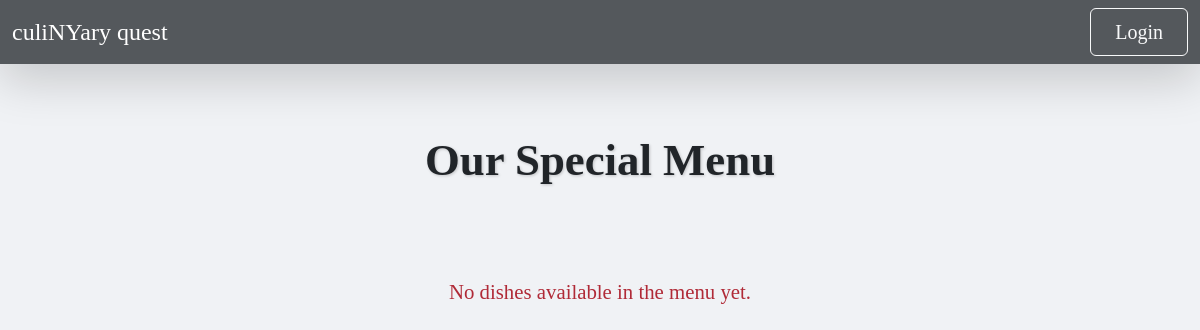
/menu/, run on an earlier commit of the app's database.
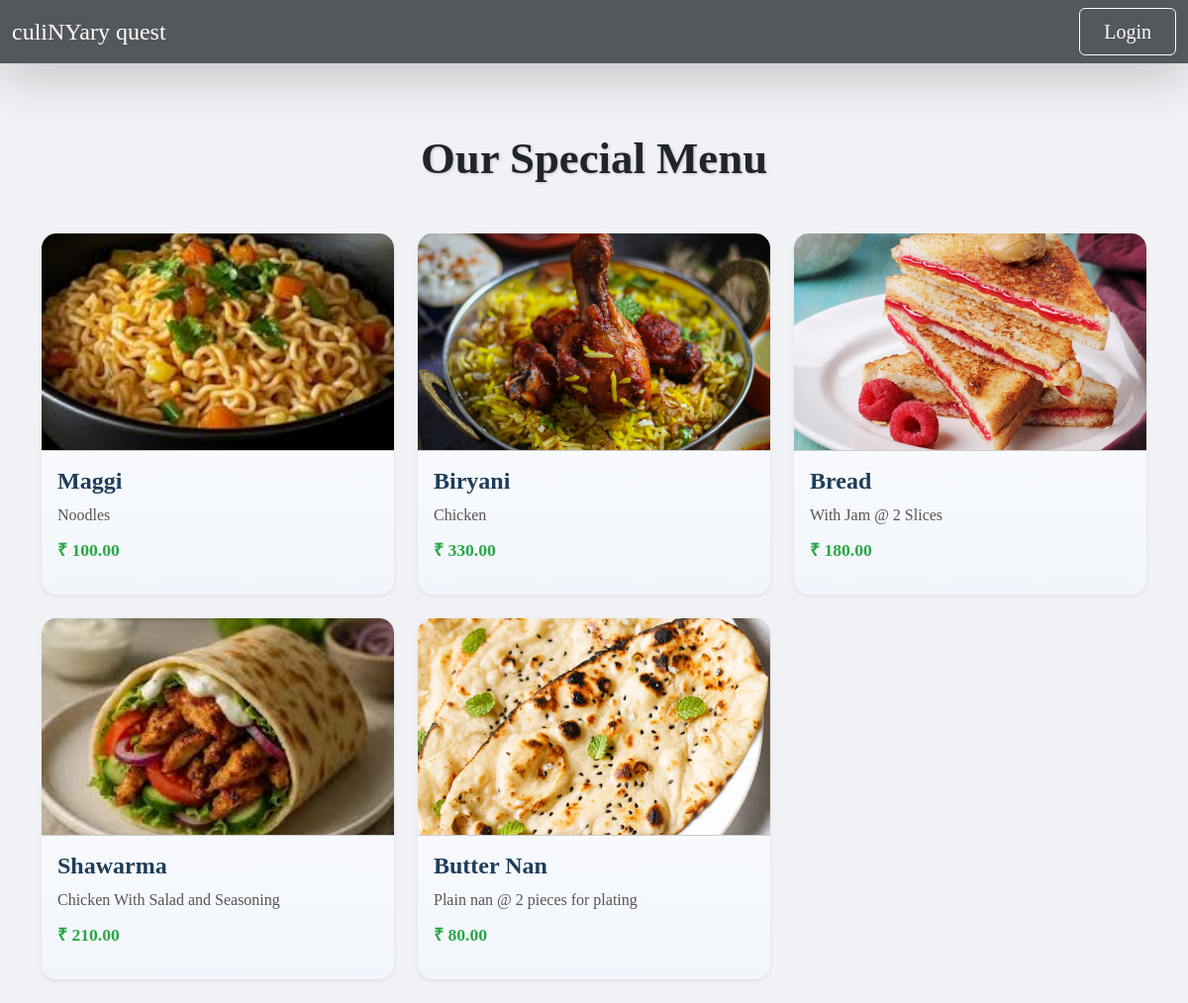
And on a later commit of the database.
### vege/models.py (models this page shows, shortened)
class Recepie(models.Model):
    user = models.ForeignKey(User, on_delete=models.SET_NULL, null=True, blank=True)
    receipe_name = models.CharField(max_length=100)
    receipe_description = models.TextField()
    receipe_image = models.ImageField(upload_to="receipes/", null=True, blank=True)
    receipe_price = models.DecimalField(max_digits=6, decimal_places=2, null=True, blank=True)  # New Field

### home/views.py (the view)
# urls.py: path('menu/',menu_card, name='menu-card'),
def menu_card(request):
    dishes = Recepie.objects.all()
    return render(request, 'home/menu_card.html', {'dishes': dishes})

### home/templates/home/menu_card.html (shortened to what this page needs)
{% extends "base.html" %}
{% load static %}
{% block start %}
<div class="container mt-5 pt-4">
  <h2 class="text-center mb-5 menu-title">Our Special Menu</h2>
  <div class="row">
    {% for dish in dishes %}
      <div class="col-md-4 mb-4">
        <div class="card h-100 shadow-sm">
          {% if dish.receipe_image %}
            <img src="{{ dish.receipe_image.url }}" class="card-img-top" alt="{{ dish.receipe_name }}">
          {% else %}
            <img src="{% static 'default_food.jpg' %}" class="card-img-top" alt="No image">
          {% endif %}
          <div class="card-body">
            <h5 class="card-title">{{ dish.receipe_name }}</h5>
            <p class="card-text">{{ dish.receipe_description|truncatechars:100 }}</p>
            {% if dish.receipe_price %}
              <p class="price-text">₹ {{ dish.receipe_price }}</p>
            {% endif %}
          </div>
        </div>
      </div>
    {% empty %}
      <p class="text-center no-dishes">No dishes available in the menu yet.</p>
    {% endfor %}
  </div>
</div>
{% endblock %}

### home/templates/base.html (shortened to what this page needs)
<!DOCTYPE html>
<html lang="en">
<head>
  <link href="https://cdn.jsdelivr.net/npm/bootstrap@5.3.0/dist/css/bootstrap.min.css" rel="stylesheet">
  <link href="https://cdn.jsdelivr.net/npm/bootstrap-icons@1.10.5/font/bootstrap-icons.css" rel="stylesheet">
</head>
<body>
<nav class="navbar navbar-expand-lg bg-dark bg-opacity-75 fixed-top shadow-lg">
  <div class="container-fluid">
    <a class="navbar-brand text-white fs-4" href="/home/"> culiNY</b>ary quest</a>
    <form class="d-flex" role="search">
      {% if request.user.is_authenticated %}
        <a href="/logout/" class="btn btn-outline-light fs-5 px-4 py-2 btn-animated">Logout</a>
      {% else %}
        <a href="/login/" class="btn btn-outline-light fs-5 px-4 py-2 btn-animated">Login</a>
      {% endif %}
    </form>
  </div>
</nav>
  {% block start %}
  {% endblock %}
</body>
</html>

### home/templates/base.html (style rules this page uses)
body { margin-top:70px; }

### home/templates/home/menu_card.html (style rules this page uses)
body { font-family: 'Times New Roman', serif; background-color: #f0f2f5; }
.menu-title { font-size: 2.8rem; font-weight: bold; margin-top: 40px; text-shadow: 1px 1px 3px rgba(0, 0, 0, 0.2); }
.card { border: none; border-radius: 15px; overflow: hidden; transition: transform 0.3s ease, box-shadow 0.3s ease; background: linear-gradient(to bottom, #ffffff, #f2f6fc); }
.card-img-top { height: 220px; object-fit: cover; border-bottom: 1px solid #ccc; }
.card-title { font-size: 1.5rem; font-weight: 700; color: #1e3d59; }
.card-text { font-size: 1rem; color: #555; margin-bottom: 10px; }
.price-text { font-size: 1.1rem; color: #28a745; font-weight: 600; }

What changed in the data, as far as the page shows it:
added Recepie: receipe_image (picture), receipe_name "Maggi", receipe_description "Noodles", receipe_price "100.00"
added Recepie: receipe_image (picture), receipe_name "Biryani", receipe_description "Chicken", receipe_price "330.00"
added Recepie: receipe_image (picture), receipe_name "Bread", receipe_description "With Jam @ 2 Slices", receipe_price "180.00"
added Recepie: receipe_image (picture), receipe_name "Shawarma", receipe_description "Chicken With Salad and Seasoning", receipe_price "210.00"
added Recepie: receipe_image (picture), receipe_name "Butter Nan", receipe_description "Plain nan @ 2 pieces for plating", receipe_price "80.00"
Also different on the page:
text no longer shown: "No dishes available in the menu yet."
